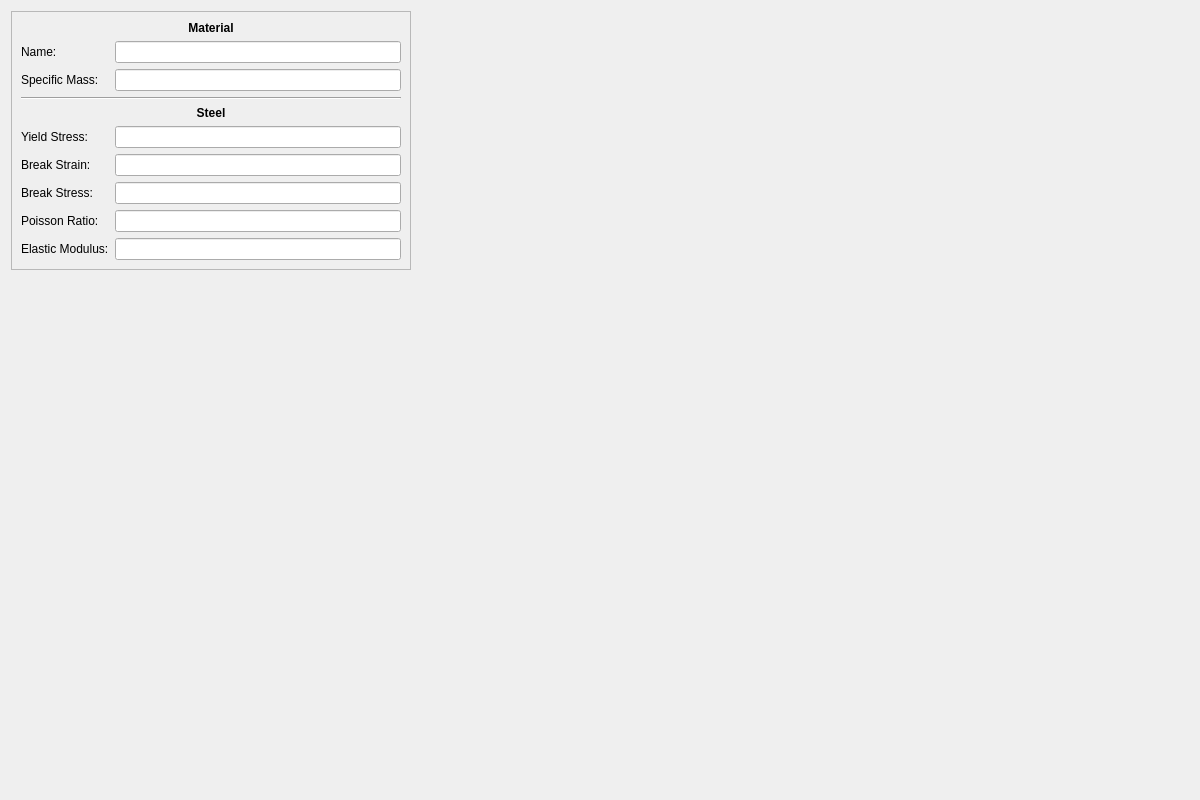
<?xml version="1.0" encoding="UTF-8"?>
<ui version="4.0">
 <class>Steel</class>
 <widget class="QDialog" name="Steel">
  <property name="geometry">
   <rect>
    <x>0</x>
    <y>0</y>
    <width>1200</width>
    <height>800</height>
   </rect>
  </property>
  <property name="windowTitle">
   <string>Steel</string>
  </property>
  <layout class="QGridLayout" name="gridLayout_2">
   <item row="0" column="0">
    <widget class="QFrame" name="frame">
     <property name="maximumSize">
      <size>
       <width>400</width>
       <height>16777215</height>
      </size>
     </property>
     <property name="frameShape">
      <enum>QFrame::StyledPanel</enum>
     </property>
     <property name="frameShadow">
      <enum>QFrame::Raised</enum>
     </property>
     <layout class="QGridLayout" name="gridLayout">
      <item row="5" column="1">
       <widget class="QLineEdit" name="edit_yield"/>
      </item>
      <item row="2" column="0">
       <widget class="QLabel" name="label_mass">
        <property name="text">
         <string>Specific Mass:</string>
        </property>
       </widget>
      </item>
      <item row="2" column="1">
       <widget class="QLineEdit" name="edit_mass">
        <property name="minimumSize">
         <size>
          <width>0</width>
          <height>0</height>
         </size>
        </property>
        <property name="maximumSize">
         <size>
          <width>16777215</width>
          <height>16777215</height>
         </size>
        </property>
       </widget>
      </item>
      <item row="5" column="0">
       <widget class="QLabel" name="label_yield">
        <property name="text">
         <string>Yield Stress:</string>
        </property>
       </widget>
      </item>
      <item row="1" column="0">
       <widget class="QLabel" name="label_name">
        <property name="text">
         <string>Name:</string>
        </property>
       </widget>
      </item>
      <item row="1" column="1">
       <widget class="QLineEdit" name="edit_name">
        <property name="minimumSize">
         <size>
          <width>0</width>
          <height>0</height>
         </size>
        </property>
        <property name="maximumSize">
         <size>
          <width>16777215</width>
          <height>16777215</height>
         </size>
        </property>
       </widget>
      </item>
      <item row="4" column="0" colspan="2">
       <widget class="QLabel" name="label_steel">
        <property name="font">
         <font>
          <weight>75</weight>
          <bold>true</bold>
         </font>
        </property>
        <property name="text">
         <string>Steel</string>
        </property>
        <property name="alignment">
         <set>Qt::AlignCenter</set>
        </property>
       </widget>
      </item>
      <item row="6" column="1">
       <widget class="QLineEdit" name="edit_strain"/>
      </item>
      <item row="6" column="0">
       <widget class="QLabel" name="label_strain">
        <property name="text">
         <string>Break Strain:</string>
        </property>
       </widget>
      </item>
      <item row="8" column="0">
       <widget class="QLabel" name="label_poisson">
        <property name="text">
         <string>Poisson Ratio:</string>
        </property>
       </widget>
      </item>
      <item row="7" column="0">
       <widget class="QLabel" name="label_stress">
        <property name="text">
         <string>Break Stress:</string>
        </property>
       </widget>
      </item>
      <item row="9" column="0">
       <widget class="QLabel" name="label_elastic">
        <property name="text">
         <string>Elastic Modulus:</string>
        </property>
       </widget>
      </item>
      <item row="7" column="1">
       <widget class="QLineEdit" name="edit_stress"/>
      </item>
      <item row="8" column="1">
       <widget class="QLineEdit" name="edit_poisson"/>
      </item>
      <item row="9" column="1">
       <widget class="QLineEdit" name="edit_elastic"/>
      </item>
      <item row="3" column="0" colspan="2">
       <widget class="Line" name="line">
        <property name="orientation">
         <enum>Qt::Horizontal</enum>
        </property>
       </widget>
      </item>
      <item row="0" column="0" colspan="2">
       <widget class="QLabel" name="label_material">
        <property name="font">
         <font>
          <weight>75</weight>
          <bold>true</bold>
         </font>
        </property>
        <property name="text">
         <string>Material</string>
        </property>
        <property name="alignment">
         <set>Qt::AlignCenter</set>
        </property>
       </widget>
      </item>
     </layout>
    </widget>
   </item>
   <item row="1" column="0">
    <spacer name="verticalSpacer">
     <property name="orientation">
      <enum>Qt::Vertical</enum>
     </property>
     <property name="sizeHint" stdset="0">
      <size>
       <width>20</width>
       <height>40</height>
      </size>
     </property>
    </spacer>
   </item>
   <item row="0" column="1" rowspan="2">
    <widget class="QCustomPlot" name="canvas" native="true"/>
   </item>
  </layout>
 </widget>
 <customwidgets>
  <customwidget>
   <class>QCustomPlot</class>
   <extends>QWidget</extends>
   <header location="global">qcustomplot.h</header>
   <container>1</container>
  </customwidget>
 </customwidgets>
 <tabstops>
  <tabstop>edit_name</tabstop>
  <tabstop>edit_mass</tabstop>
  <tabstop>edit_yield</tabstop>
  <tabstop>edit_strain</tabstop>
  <tabstop>edit_stress</tabstop>
  <tabstop>edit_poisson</tabstop>
  <tabstop>edit_elastic</tabstop>
 </tabstops>
 <resources/>
 <connections/>
 <slots>
  <slot>bla(int)</slot>
 </slots>
</ui>
